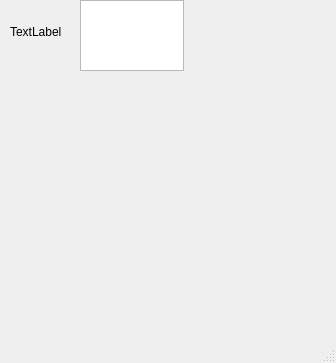
<?xml version="1.0" encoding="UTF-8"?>
<ui version="4.0">
 <class>MainWindow</class>
 <widget class="QMainWindow" name="MainWindow">
  <property name="geometry">
   <rect>
    <x>0</x>
    <y>0</y>
    <width>336</width>
    <height>363</height>
   </rect>
  </property>
  <property name="windowTitle">
   <string>MainWindow</string>
  </property>
  <widget class="QWidget" name="centralwidget">
   <widget class="QLabel" name="label">
    <property name="geometry">
     <rect>
      <x>10</x>
      <y>22</y>
      <width>51</width>
      <height>20</height>
     </rect>
    </property>
    <property name="text">
     <string>TextLabel</string>
    </property>
   </widget>
   <widget class="QTextEdit" name="textEdit">
    <property name="geometry">
     <rect>
      <x>80</x>
      <y>0</y>
      <width>104</width>
      <height>71</height>
     </rect>
    </property>
   </widget>
  </widget>
  <widget class="QMenuBar" name="menubar">
   <property name="geometry">
    <rect>
     <x>0</x>
     <y>0</y>
     <width>336</width>
     <height>23</height>
    </rect>
   </property>
  </widget>
  <widget class="QStatusBar" name="statusbar"/>
 </widget>
 <resources/>
 <connections/>
</ui>
